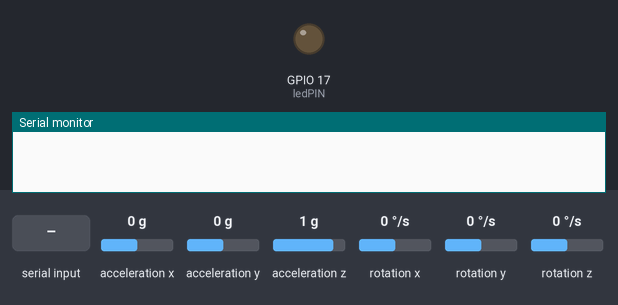
The sketch below on a simulated ESP32. On the bench: output pins drawn as LEDs (lit = HIGH), the last lines printed to the serial monitor. Dashed ring = blinking. The test bench sets the inputs (shaded band); at power-on: acceleration x 0 g, acceleration y 0 g, acceleration z 1 g, rotation x 0 °/s, rotation y 0 °/s, rotation z 0 °/s.

Above: at 2.8 s.
2.9 s: "1\n" received over Serial
At 3.96 s:
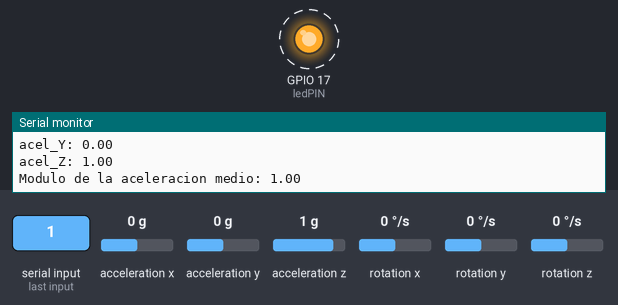
5.9 s: acceleration x set to -1.4 g
8.9 s: acceleration y set to -1.4 g
11.9 s: acceleration z set to -1.4 g
Timing chart, 0 to 15.9 s (numbered marks = the images above; inputs shaded):
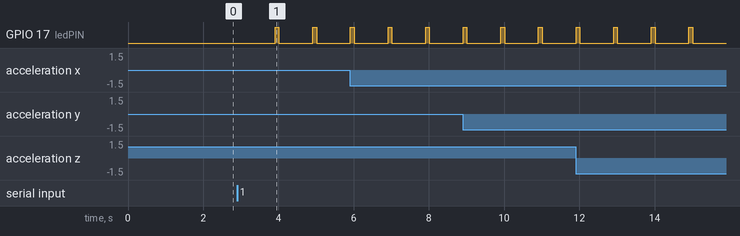

The sketch:

5-IMU-I2C.ino
```cpp
#include <MPU9250_asukiaaa.h>

//LED:
const int ledPIN = 17;

// IMU:
#ifdef _ESP32_HAL_I2C_H_
#define SDA_PIN 21
#define SCL_PIN 22
#endif

MPU9250_asukiaaa mySensor;
float aX, aY, aZ, aSqrt, gX, gY, gZ, mDirection, mX, mY, mZ;
float offsetX, offsetY, offsetZ, modulo2;
float aXtotal = 0.0, aYtotal = 0.0, aZtotal = 0.0;

//INTERRUPCION:
//Variable para detectar interrupción, y contador:
volatile int interruptCounter;
int cont = 0;

//Creamos un puntero que represente a un timer
hw_timer_t * timer = NULL;

//Creamos una variable de tipo portMUX_type que nos permita sincronizar la variable volatile
portMUX_TYPE timerMux = portMUX_INITIALIZER_UNLOCKED;

//Interrupcion:
void IRAM_ATTR onTimer() {
  portENTER_CRITICAL_ISR(&timerMux);
  interruptCounter++;
  portEXIT_CRITICAL_ISR(&timerMux);
}

void setup() {
  Serial.begin(115200);
  //while(!Serial);
  delay(2000); //Para que le de tiempo al puerto serie a abrirse

  // SET-UP del IMU:
  #ifdef _ESP32_HAL_I2C_H_ // For ESP32
    Wire.begin(SDA_PIN, SCL_PIN);
    mySensor.setWire(&Wire);
  #endif

  mySensor.beginAccel();

  while (!Serial.available()){
  }

  Serial.println("");
  Serial.println("---------------- CALIBRACION -----------------");
  Serial.flush();
  Serial.println("Para calibrar mandar algo por el Puerto Serie:");
  Serial.println("IMPORTANTE!! Debe estar en reposo");
  Serial.println("");
  Serial.flush();

  while (!Serial.available()){
  }


  if (mySensor.accelUpdate() == 0) {
    offsetX = mySensor.accelX();
    offsetY = mySensor.accelY();
    aZ = mySensor.accelZ();
  } else {
    Serial.println("Cannot read accel values");
  }

  //En la siguiente líne asumimos que el oofset en el eje Z NO es suficiente como para cambiar el signo en la medición:
  if (aZ > 0){
    offsetZ = aZ - 1.0;
  }
  else {
    offsetZ = aZ + 1.0;
  }

  Serial.println("-------------- Sensor calibrado --------------");

  // SET-UP del timer:
  timer = timerBegin(0, 80, true); //Por orden: asociamos el timer al canal 0, prescaler de 80 -> freq=80/80=1 MHz, y el conteo es en sentido ascendente.
  timerAttachInterrupt(timer, &onTimer, true); //Asignamos el timer a la interrip. onTimer, y la interrupción se genera tras producirse el flanco de timer correspondiente.
  timerAlarmWrite(timer, 100000, true); //Interrupcion = 200.000 conteos (100 ms) e indicamos que cada vez que llegue a ese valor, el conteo se renueve.
  timerAlarmEnable(timer); //activamos la interrupción.

  // SET-UP del LED:
  pinMode(ledPIN , OUTPUT);

}

void loop() {

  //LEEMOS sensor si han pasado 200 ms:
  if (interruptCounter > 0) {

    //Inicializamos de nuevo la variable, para detectar de nuevo la itnerrupción en el if
    portENTER_CRITICAL(&timerMux);
    interruptCounter--;
    portEXIT_CRITICAL(&timerMux);

    //Actualizamos el contador (para ver si hemos llegado al segundo):
    ++cont;

    //Leemos address del sensor, en caso de que quisieramos lo podemos sacar tambien por la UART:
    /*
    uint8_t sensorId;
    if (mySensor.readId(&sensorId) == 0) {
      Serial.println("sensorId: " + String(sensorId));
    }
    else {
      Serial.println("Cannot read sensorId");
    }*/

    //Leemos aceleraciones y actualizamos los sumatorios:
    if (mySensor.accelUpdate() == 0) {
      aX = mySensor.accelX();
      aXtotal = aXtotal + aX - offsetX;

      aY = mySensor.accelY();
      aYtotal = aYtotal + aY - offsetY;

      aZ = mySensor.accelZ();
      aZtotal = aZtotal + aZ - offsetZ;
      //aSqrt = mySensor.accelSqrt();
    }
    else {
      Serial.println("Cannot read accel values");
    }

    if (cont == 1){
      digitalWrite(ledPIN , LOW);
    }

    //Si ha pasado 1 segundo, enviamos la media de las acelarciones durante ese segundo
    if (cont==10) {
      Serial.println("acel_X: " + String(aXtotal/10));
      Serial.println("acel_Y: " + String(aYtotal/10));
      Serial.println("acel_Z: " + String(aZtotal/10));

      //Calculamos tambien el modulo de la aceleracion:
      modulo2 = aXtotal*aXtotal/100.0 + aYtotal*aYtotal/100.0 + aZtotal*aZtotal/100.0;
      Serial.println("Modulo de la aceleracion medio: " + String(sqrt(modulo2)));

      //encendemos el LED:
      digitalWrite(ledPIN , HIGH);

      Serial.println("");
      aXtotal = 0.0;  aYtotal = 0.0; aZtotal = 0.0;
      cont=0;
    }
  }

}
```

Measured:
- after the input at 2.9 s, GPIO 17 (ledPIN): alternates HIGH for 0.10 s and LOW for 0.90 s, starting after 1.0 s
